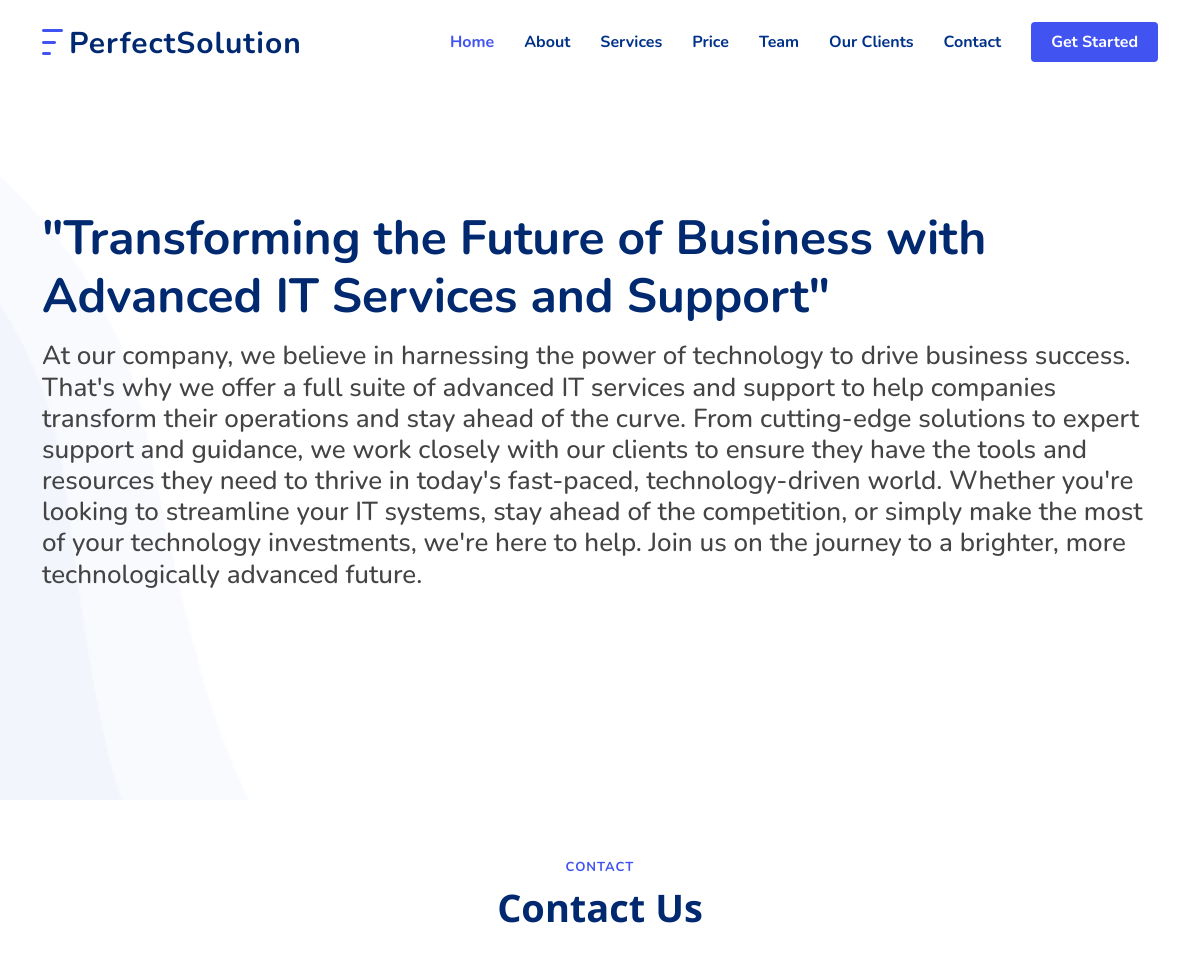
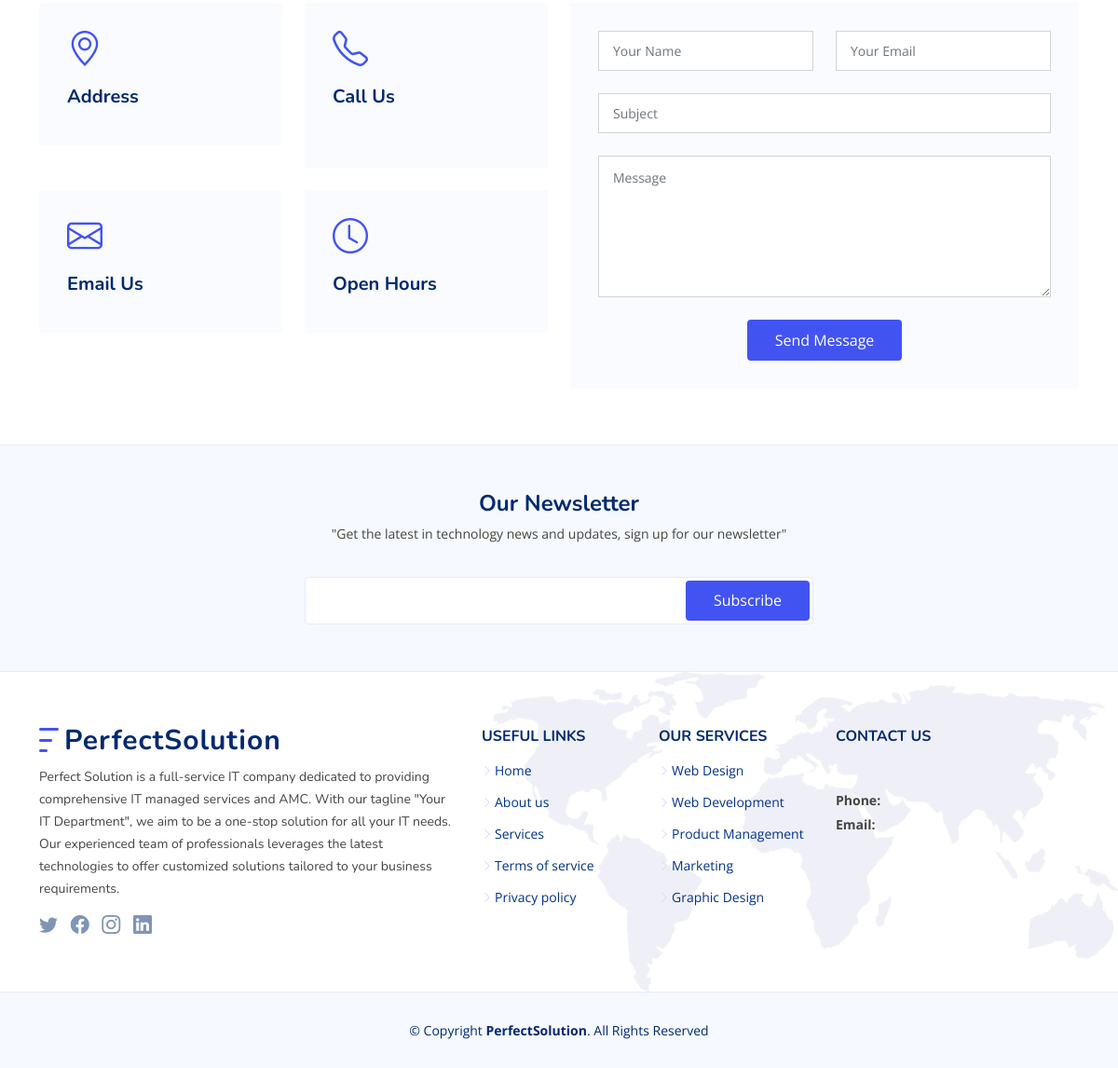
Page /more_about on the committed database (2 pictures, top to bottom).
### home/models.py (models this page shows)
class About(models.Model):
    about_title = models.TextField()
    about_detail = models.TextField()
    about_img = models.ImageField(upload_to="about", blank=True)

### home/views.py (the view)
# urls.py: path("more_about", views.read_more_about, name="more_about"),
def read_more_about(request):
    about = About.objects.latest('id')
    return render(request, "index_more.html", {
        "more_about": about
    })

### templates/index_more.html (shortened to what this page needs)
{% load static %}
<!DOCTYPE html>
<html lang="en">
<head>
    <link href="{% static 'assets/vendor/aos/aos.css' %}" rel="stylesheet">
    <link href="{% static 'assets/vendor/bootstrap/css/bootstrap.min.css' %}" rel="stylesheet">
    <link href="{% static 'assets/vendor/bootstrap-icons/bootstrap-icons.css' %}" rel="stylesheet">
    <link href="{% static 'assets/vendor/glightbox/css/glightbox.min.css' %}" rel="stylesheet">
    <link href="{% static 'assets/vendor/remixicon/remixicon.css' %}" rel="stylesheet">
    <link href="{% static 'assets/vendor/swiper/swiper-bundle.min.css' %}" rel="stylesheet">
    <link href="{% static 'assets/css/style.css' %}" rel="stylesheet">
</head>
<body>
<header id="header" class="header fixed-top">
    <div class="container-fluid container-xl d-flex align-items-center justify-content-between">
        <a href="index.html" class="logo d-flex align-items-center">
            <img src="{% static 'assets/img/logo.png' %}" alt="">
            <span>PerfectSolution</span>
        </a>
        <nav id="navbar" class="navbar">
            <ul>
                <li><a class="nav-link scrollto active" href="/">Home</a></li>
                <li><a class="nav-link scrollto" href="/#about">About</a></li>
                <li><a class="nav-link scrollto" href="/#services">Services</a></li>
                <li><a class="nav-link scrollto" href="/#pricing">Price</a></li>
                <li><a class="nav-link scrollto" href="/#team">Team</a></li>
                <li><a class="nav-link scrollto" href="/#clients">Our Clients</a></li>
                <li><a class="nav-link scrollto" href="/#contact">Contact</a></li>
                <li><a class="getstarted scrollto" href="/#about">Get Started</a></li>
            </ul>
        </nav>
    </div>
</header>
<section id="hero" class="hero d-flex align-items-center">
    <div class="container" data-aos="fade-up">
        <div class="row gx-0">
            <div class="col-lg-12 d-flex flex-column justify-content-center" data-aos="fade-up" data-aos-delay="200">
                <h1 data-aos="fade-up">
                    {{more_about.about_title}}
                </h1>
                <h2 data-aos="fade-up" data-aos-delay="400">
                    {{more_about.about_detail}}
                </h2>
            </div>
        </div>
    </div>
</section>
<main id="main">
    <section id="contact" class="contact">
        <div class="container" data-aos="fade-up">
            <header class="section-header">
                <h2>Contact</h2>
                <p>Contact Us</p>
            </header>
            <div class="row gy-4">
                <div class="col-lg-6">
                    <div class="row gy-4">
                        <div class="col-md-6">
                            <div class="info-box">
                                <i class="bi bi-geo-alt"></i>
                                <h3>Address</h3>
                            </div>
                        </div>
                        <div class="col-md-6">
                            <div class="info-box">
                                <i class="bi bi-telephone"></i>
                                <h3>Call Us</h3>
                                <p>{{contact.contact_phone}}<br>{{contact.contact_mobile}}</p>
                            </div>
                        </div>
                        <div class="col-md-6">
                            <div class="info-box">
                                <i class="bi bi-envelope"></i>
                                <h3>Email Us</h3>
                            </div>
                        </div>
                        <div class="col-md-6">
                            <div class="info-box">
                                <i class="bi bi-clock"></i>
                                <h3>Open Hours</h3>
                            </div>
                        </div>
                    </div>
                </div>
                <div class="col-lg-6">
                    <form action="forms/contact.php" method="post" class="php-email-form">
                        <div class="row gy-4">
                            <div class="col-md-6">
                                <input type="text" name="name" class="form-control" placeholder="Your Name"
                                       required>
                            </div>
                            <div class="col-md-6 ">
                                <input type="email" class="form-control" name="email" placeholder="Your Email"
                                       required>
                            </div>
                            <div class="col-md-12">
                                <input type="text" class="form-control" name="subject" placeholder="Subject"
                                       required>
                            </div>
                            <div class="col-md-12">
                                <textarea class="form-control" name="message" rows="6" placeholder="Message"
                                          required></textarea>
                            </div>
                            <div class="col-md-12 text-center">
                                <button type="submit">Send Message</button>
                            </div>
                        </div>
                    </form>
                </div>
            </div>
        </div>
    </section>
</main>
<footer id="footer" class="footer">
    <div class="footer-newsletter">
        <div class="container">
            <div class="row justify-content-center">
                <div class="col-lg-12 text-center">
                    <h4>Our Newsletter</h4>
                    <p>"Get the latest in technology news and updates, sign up for our newsletter"</p>
                </div>
                <div class="col-lg-6">
                    <form action="" method="post">
                        <input type="email" name="email"><input type="submit" value="Subscribe">
                    </form>
                </div>
            </div>
        </div>
    </div>
    <div class="footer-top">
        <div class="container">
            <div class="row gy-4">
                <div class="col-lg-5 col-md-12 footer-info">
                    <a href="index.html" class="logo d-flex align-items-center">
                        <img src="{% static 'assets/img/logo.png' %}" alt="">
                        <span>PerfectSolution</span>
                    </a>
                    <p>Perfect Solution is a full-service IT company dedicated to providing comprehensive IT managed
                        services and AMC. With our tagline "Your IT Department", we aim to be a one-stop solution
                        for
                        all your IT needs. Our experienced team of professionals leverages the latest technologies
                        to
                        offer customized solutions tailored to your business requirements.</p>
                    <div class="social-links mt-3">
                        <a href="#" class="twitter"><i class="bi bi-twitter"></i></a>
                        <a href="#" class="facebook"><i class="bi bi-facebook"></i></a>
                        <a href="#" class="instagram"><i class="bi bi-instagram"></i></a>
                        <a href="#" class="linkedin"><i class="bi bi-linkedin"></i></a>
                    </div>
                </div>
                <div class="col-lg-2 col-6 footer-links">
                    <h4>Useful Links</h4>
                    <ul>
                        <li><i class="bi bi-chevron-right"></i> <a href="#">Home</a></li>
                        <li><i class="bi bi-chevron-right"></i> <a href="#">About us</a></li>
                        <li><i class="bi bi-chevron-right"></i> <a href="#">Services</a></li>
                        <li><i class="bi bi-chevron-right"></i> <a href="#">Terms of service</a></li>
                        <li><i class="bi bi-chevron-right"></i> <a href="#">Privacy policy</a></li>
                    </ul>
                </div>
                <div class="col-lg-2 col-6 footer-links">
                    <h4>Our Services</h4>
                    <ul>
                        <li><i class="bi bi-chevron-right"></i> <a href="#">Web Design</a></li>
                        <li><i class="bi bi-chevron-right"></i> <a href="#">Web Development</a></li>
                        <li><i class="bi bi-chevron-right"></i> <a href="#">Product Management</a></li>
                        <li><i class="bi bi-chevron-right"></i> <a href="#">Marketing</a></li>
                        <li><i class="bi bi-chevron-right"></i> <a href="#">Graphic Design</a></li>
                    </ul>
                </div>
                <div class="col-lg-3 col-md-12 footer-contact text-center text-md-start">
                    <h4>Contact Us</h4>
                    <p>
                        {{contact.contact_address|safe}}<br>
                        <strong>Phone:</strong> {{contact.contact_mobile}}<br>
                        <strong>Email:</strong> {{contact.contact_email}}<br>
                    </p>
                </div>
            </div>
        </div>
    </div>
    <div class="container">
        <div class="copyright">
            &copy; Copyright <strong><span>PerfectSolution</span></strong>. All Rights Reserved
        </div>
    </div>
</footer>
</body>
</html>

### rows in the picture
About: about_title "\"Transforming the Future of Business with Advanced IT Services and Support\"", about_detail "At our company, we believe in harnessing the power of technology to drive business success. That's why we offer a full suite of advanced IT services and support to help companies transform their operations and stay ahead of the curve. From cutting-edge solutions to expert support and guidance, we work closely with our clients to ensure they have the tools and resources they need to thrive in today's fast-paced, technology-driven world. Whether you're looking to streamline your IT systems, stay ahead of the competition, or simply make the most of your technology investments, we're here to help. Join us on the journey to a brighter, more technologically advanced future."
